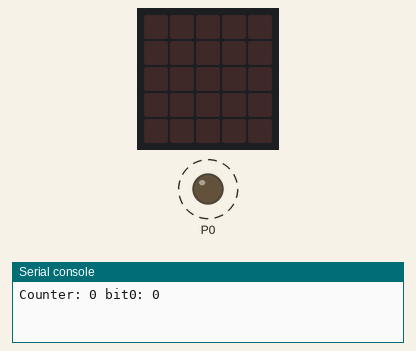
Recording of a program running on a simulated BBC micro:bit running MicroPython. Parts: the board's 5×5 LED display, output pins drawn as LEDs (lit = HIGH), the last lines printed to the serial console. Dashed ring = blinking.

Above: at 0.1 s.
At 0.6 s:
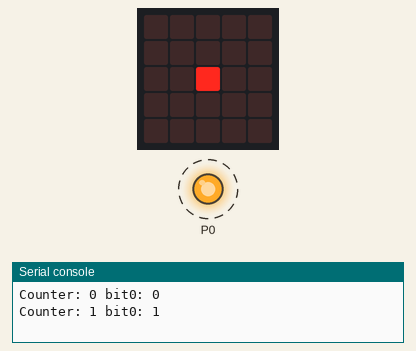
Timing chart, 0 to 130.0 s (numbered marks = the images above):
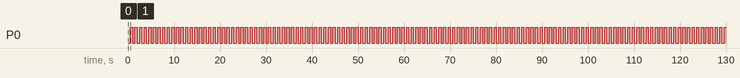

Measured:
- by itself, P0: alternates HIGH for 0.50 s and LOW for 0.50 s

The program:

Blink.py
```python
from microbit import *

# Blink an led connected to pin0
counter: int = 0
while True:
    bit0: int = counter & 1
    print("Counter: " + str(counter) + " bit0: " + str(bit0))

    # Write to pin0 to toggle the LED attached to the GPIO board
    pin0.write_digital(bit0)

    # Write to the middle pixel also, incase the GPIO board is not attached
    if bit0 == 0:
        display.set_pixel(2, 2, 0)
    else:
        display.set_pixel(2, 2, 9)

    # Sleep for 500ms
    sleep(500)

    counter = counter + 1
```
